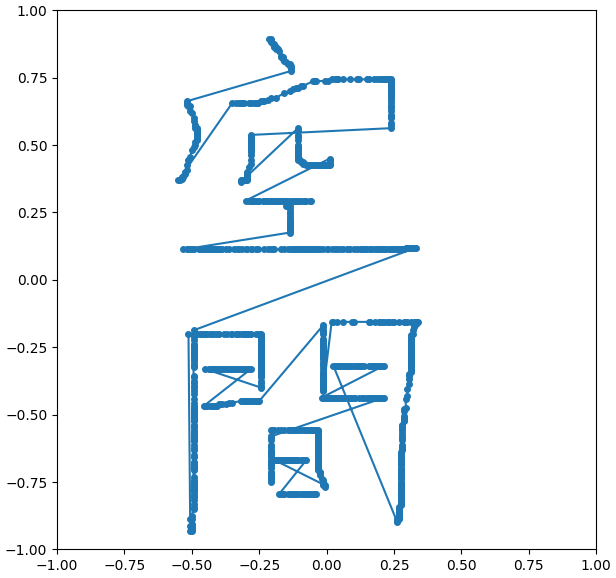

Python code for this plot:
from numpy import array, linspace, identity, exp, pi, linalg, ones
from numpy.polynomial.legendre import Legendre
import matplotlib.pyplot as plt

with open('tablet.txt', 'r') as fd:
    data = eval(fd.read())
m = len(data)
t = linspace(0.0, 1.0, m)
x, y = zip(*[(z.real, z.imag) for z in data])

plt.figure(figsize=(7, 7))
plt.axis('scaled'), plt.xlim(-1, 1), plt.ylim(-1, 1)
plt.plot(x, y)
plt.scatter(x, y, s=16)
plt.show()
#plt.savefig('moji2d.png', bbox_inches='tight', pad_inches=0.05)
